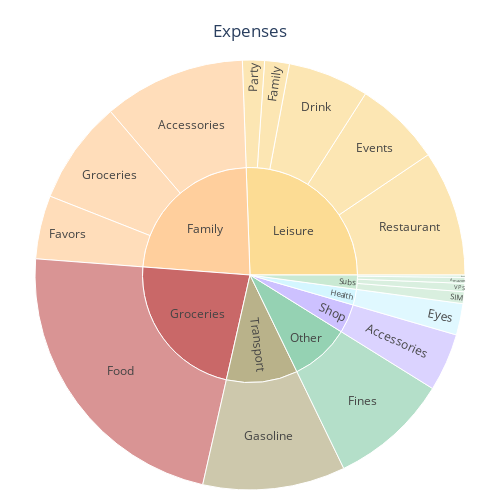

Here is the notebook cell this chart was saved with:
### Code cell
df_expenses = FinCalc.calc_expenses(df_year_cashflow[ df_year_cashflow.index.month == 5 ])
df_expenses["Qty"] = df_expenses.Qty.abs() # sunburst does not understand negative values
fig = FinPlot.plot_expenses_donut(df_expenses)
fig.show()

### Figure 1 — Plotly figure (JSON) as saved in the notebook; plotly's stock layout.template omitted (floating-point values rounded to 4 significant figures)
{"data": [{"branchvalues": "total", "customdata": [["Family"], ["Family"], ["Family"], ["Family"], ["Groceries"], ["Groceries"], ["Health"], ["Health"], ["Leisure"], ["Leisure"], ["Leisure"], ["Leisure"], ["Leisure"], ["Leisure"], ["Other"], ["Other"], ["Shop"], ["Shop"], ["Subs"], ["Subs"], ["Subs"], ["Subs"], ["Subs"], ["Transport"], ["Transport"]], "domain": {"x": [0, 1], "y": [0, 1]}, "hovertemplate": "labels=%{label}<br>Qty=%{value}<br>parent=%{parent}<br>id=%{id}<br>Category=%{customdata[0]}<extra></extra>", "ids": ["Family/Groceries", "Family/Favors", "Family", "Family/Accessories", "Groceries/Food", "Groceries", "Health", "Health/Eyes", "Leisure/Drink", "Leisure/Family", "Leisure/Restaurant", "Leisure/Party", "Leisure/Events", "Leisure", "Other/Fines", "Other", "Shop", "Shop/Accessories", "Subs/VPS", "Subs", "Subs/SIM", "Subs/Amazon", "Subs/Bank", "Transport", "Transport/Gasoline"], "labels": ["Groceries", "Favors", "Family", "Accessories", "Food", "Groceries", "Health", "Eyes", "Drink", "Family", "Restaurant", "Party", "Events", "Leisure", "Fines", "Other", "Shop", "Accessories", "VPS", "Subs", "SIM", "Amazon", "Bank", "Transport", "Gasoline"], "marker": {"colors": ["#FFCF9D", "#FFCF9D", "#FFCF9D", "#FFCF9D", "#C96868", "#C96868", "#D4F6FF", "#D4F6FF", "#FCDC94", "#FCDC94", "#FCDC94", "#FCDC94", "#FCDC94", "#FCDC94", "#95D2B3", "#95D2B3", "#CDC1FF", "#CDC1FF", "#C9E9D2", "#C9E9D2", "#C9E9D2", "#C9E9D2", "#C9E9D2", "#B9B28A", "#B9B28A"]}, "name": "", "parents": ["Family", "Family", "", "Family", "Groceries", "", "", "Health", "Leisure", "Leisure", "Leisure", "Leisure", "Leisure", "", "Other", "", "", "Shop", "Subs", "", "Subs", "Subs", "Subs", "", "Transport"], "type": "sunburst", "values": [43.72, 26.83, 130.6, 60.0, 127.4, 127.4, 13.29, 13.29, 34.2, 10.45, 53.1, 9.29, 36.64, 143.7, 50.37, 50.37, 24.47, 24.47, 3.5, 11.99, 5.0, 2.49, 1.0, 60.22, 60.22]}], "layout": {"height": 500, "legend": {"tracegroupgap": 0}, "margin": {"b": 10, "l": 10, "r": 10, "t": 60}, "title": {"text": "Expenses", "x": 0.5, "y": 0.95}, "width": 500}}
